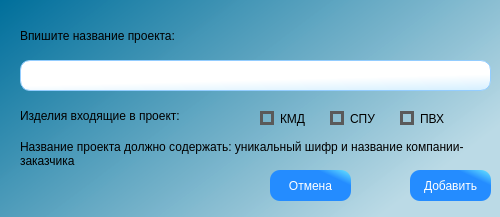
<?xml version="1.0" encoding="UTF-8"?>
<ui version="4.0">
 <class>add_prod_wind</class>
 <widget class="QDialog" name="add_prod_wind">
  <property name="geometry">
   <rect>
    <x>0</x>
    <y>0</y>
    <width>500</width>
    <height>217</height>
   </rect>
  </property>
  <property name="minimumSize">
   <size>
    <width>500</width>
    <height>217</height>
   </size>
  </property>
  <property name="maximumSize">
   <size>
    <width>500</width>
    <height>217</height>
   </size>
  </property>
  <property name="windowTitle">
   <string>Добавление новой продукции</string>
  </property>
  <property name="windowIcon">
   <iconset resource="../../images/images_store.qrc">
    <normaloff>:/table/tables/add_db.png</normaloff>:/table/tables/add_db.png</iconset>
  </property>
  <property name="styleSheet">
   <string notr="true">QDialog{
     background:qlineargradient(spread:pad, x1:0, y1:0, x2:1, y2:0.574, stop:0 rgba(0, 111, 155, 255), stop:1 rgba(187, 218, 230, 248));
}</string>
  </property>
  <widget class="QPushButton" name="cnsl_btn">
   <property name="geometry">
    <rect>
     <x>270</x>
     <y>170</y>
     <width>81</width>
     <height>31</height>
    </rect>
   </property>
   <property name="styleSheet">
    <string notr="true">QPushButton{
     background-color: qlineargradient(spread:pad, x1:0.75, y1:0.204545, x2:1, y2:0, stop:0 rgba(36, 140, 255, 255), stop:1 rgba(106, 232, 255, 255));
     border-style: outset;
     border-radius: 10px;
     font: 10pt &quot;Times New Roman&quot;;
	 color:white;
 }

QPushButton:hover{
     background-color:qlineargradient(spread:reflect, x1:0, y1:0.261, x2:0.989, y2:0, stop:0.267045 rgba(255, 0, 0, 255), stop:1 rgba(255, 255, 255, 255));
     border-style: inset;
     font: 12pt &quot;Times New Roman&quot;;
	 color:black;
 }</string>
   </property>
   <property name="text">
    <string>Отмена</string>
   </property>
   <property name="autoDefault">
    <bool>false</bool>
   </property>
  </widget>
  <widget class="QLabel" name="label_main">
   <property name="geometry">
    <rect>
     <x>20</x>
     <y>20</y>
     <width>461</width>
     <height>31</height>
    </rect>
   </property>
   <property name="styleSheet">
    <string notr="true">font: 75 16pt &quot;Times New Roman&quot;;</string>
   </property>
   <property name="text">
    <string>Впишите название проекта:</string>
   </property>
   <property name="alignment">
    <set>Qt::AlignLeading|Qt::AlignLeft|Qt::AlignVCenter</set>
   </property>
  </widget>
  <widget class="QPushButton" name="add_btn_2">
   <property name="geometry">
    <rect>
     <x>410</x>
     <y>170</y>
     <width>81</width>
     <height>31</height>
    </rect>
   </property>
   <property name="styleSheet">
    <string notr="true">QPushButton{
     background-color: qlineargradient(spread:pad, x1:0.75, y1:0.204545, x2:1, y2:0, stop:0 rgba(36, 140, 255, 255), stop:1 rgba(106, 232, 255, 255));
     border-style: outset;
     border-radius: 10px;
     font: 10pt &quot;Times New Roman&quot;;
	 color:white;
 }

QPushButton:hover{
     background-color:qlineargradient(spread:pad, x1:0, y1:0, x2:1, y2:0, stop:0 rgba(0, 171, 0, 255), stop:1 rgba(255, 255, 255, 255));
     border-style: inset;
     font: 12pt &quot;Times New Roman&quot;;
	 color:black;
 }</string>
   </property>
   <property name="text">
    <string>Добавить</string>
   </property>
  </widget>
  <widget class="QTextEdit" name="textEdit_prog">
   <property name="geometry">
    <rect>
     <x>20</x>
     <y>60</y>
     <width>471</width>
     <height>31</height>
    </rect>
   </property>
   <property name="toolTip">
    <string>Введите название проекта</string>
   </property>
   <property name="styleSheet">
    <string notr="true">QTextEdit{
     background-color:qlineargradient(spread:pad, x1:1, y1:1, x2:0.813, y2:0.527727, stop:0 rgba(212, 239, 255, 255), stop:1 rgba(255, 255, 255, 255));
	border : 1px solid;
	border-color:rgb(148, 205, 255);
    border-radius: 10%;
	color:black;
	font: 12pt &quot;Times New Roman&quot;;
 }

QTextEdit:focus{
	border : 2px solid;
     border-color:rgb(137, 198, 255);
	 color:black;
 }</string>
   </property>
  </widget>
  <widget class="QLabel" name="label_main_2">
   <property name="geometry">
    <rect>
     <x>20</x>
     <y>140</y>
     <width>461</width>
     <height>41</height>
    </rect>
   </property>
   <property name="styleSheet">
    <string notr="true">font: 75 12pt &quot;Times New Roman&quot;;</string>
   </property>
   <property name="text">
    <string>Название проекта должно содержать: уникальный шифр и название компании-заказчика</string>
   </property>
   <property name="alignment">
    <set>Qt::AlignLeading|Qt::AlignLeft|Qt::AlignTop</set>
   </property>
   <property name="wordWrap">
    <bool>true</bool>
   </property>
  </widget>
  <widget class="QCheckBox" name="kmd_checkBox">
   <property name="geometry">
    <rect>
     <x>260</x>
     <y>110</y>
     <width>71</width>
     <height>17</height>
    </rect>
   </property>
   <property name="styleSheet">
    <string notr="true">QCheckBox{
font: 14pt &quot;Times New Roman&quot;;
}
QCheckBox::indicator {
    border: 3px solid #5A5A5A;
}
QCheckBox::indicator:unchecked:pressed
{
background-color : green;
}
QCheckBox::indicator:checked {
    image: url(:/table/tables/dialog_ok_apply_icon.png);
	height: 12;
	width: 12;
	 border:1px solid #5A5A5A;
	background-color : white;
}</string>
   </property>
   <property name="text">
    <string>КМД</string>
   </property>
  </widget>
  <widget class="QCheckBox" name="spu_checkBox">
   <property name="geometry">
    <rect>
     <x>330</x>
     <y>110</y>
     <width>71</width>
     <height>17</height>
    </rect>
   </property>
   <property name="styleSheet">
    <string notr="true">QCheckBox{
font: 14pt &quot;Times New Roman&quot;;
}
QCheckBox::indicator {
    border: 3px solid #5A5A5A;
}
QCheckBox::indicator:unchecked:pressed
{
background-color : green;
}
QCheckBox::indicator:checked {
    image: url(:/table/tables/dialog_ok_apply_icon.png);
	height: 12;
	width: 12;
	 border:1px solid #5A5A5A;
	background-color : white;
}</string>
   </property>
   <property name="text">
    <string>СПУ</string>
   </property>
  </widget>
  <widget class="QCheckBox" name="pvh_checkBox">
   <property name="geometry">
    <rect>
     <x>400</x>
     <y>110</y>
     <width>71</width>
     <height>17</height>
    </rect>
   </property>
   <property name="styleSheet">
    <string notr="true">QCheckBox{
font: 14pt &quot;Times New Roman&quot;;
}
QCheckBox::indicator {
    border: 3px solid #5A5A5A;
}
QCheckBox::indicator:unchecked:pressed
{
background-color : green;
}
QCheckBox::indicator:checked {
    image: url(:/table/tables/dialog_ok_apply_icon.png);
	height: 12;
	width: 12;
	 border:1px solid #5A5A5A;
	background-color : white;
}</string>
   </property>
   <property name="text">
    <string>ПВХ</string>
   </property>
  </widget>
  <widget class="QLabel" name="label_main_3">
   <property name="geometry">
    <rect>
     <x>20</x>
     <y>100</y>
     <width>241</width>
     <height>31</height>
    </rect>
   </property>
   <property name="styleSheet">
    <string notr="true">font: 75 14pt &quot;Times New Roman&quot;;</string>
   </property>
   <property name="text">
    <string>Изделия входящие в проект:</string>
   </property>
   <property name="alignment">
    <set>Qt::AlignLeading|Qt::AlignLeft|Qt::AlignVCenter</set>
   </property>
  </widget>
 </widget>
 <resources>
  <include location="../../images/images_store.qrc"/>
 </resources>
 <connections>
  <connection>
   <sender>cnsl_btn</sender>
   <signal>clicked()</signal>
   <receiver>add_prod_wind</receiver>
   <slot>close()</slot>
   <hints>
    <hint type="sourcelabel">
     <x>305</x>
     <y>135</y>
    </hint>
    <hint type="destinationlabel">
     <x>177</x>
     <y>84</y>
    </hint>
   </hints>
  </connection>
 </connections>
</ui>
